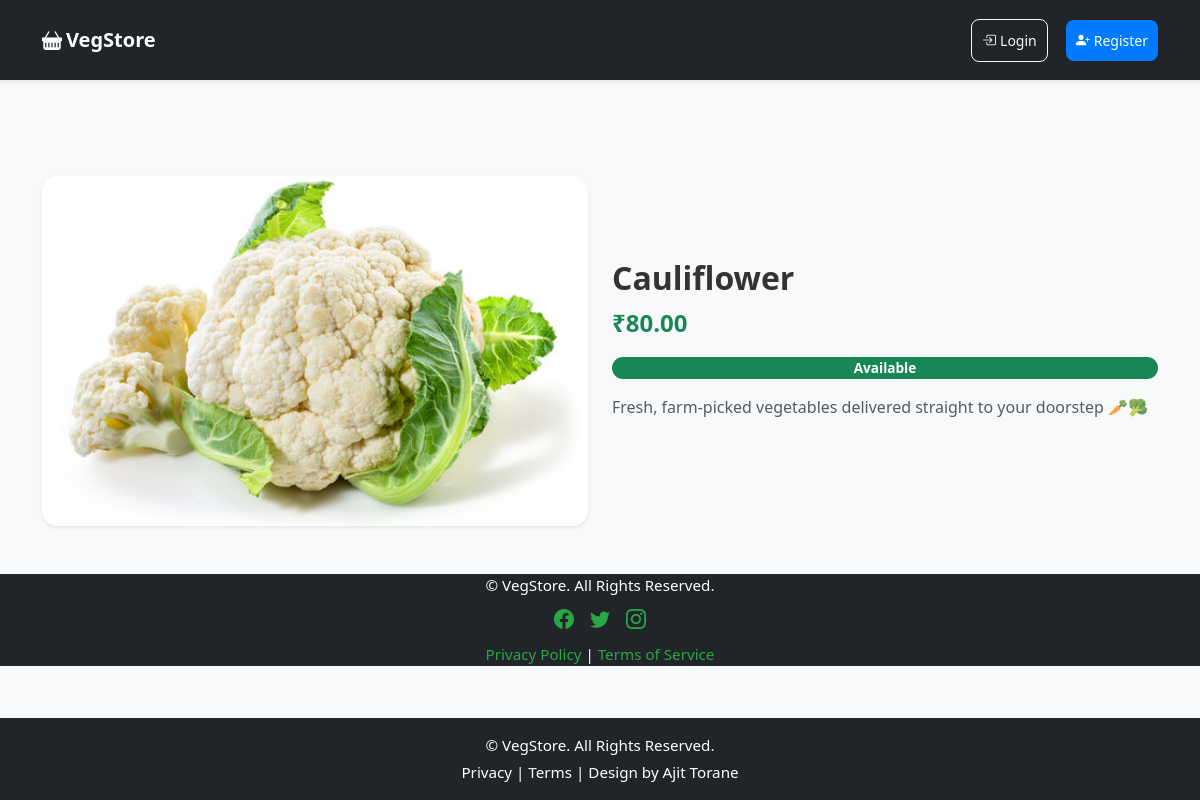
The app's page /product/7, older data.
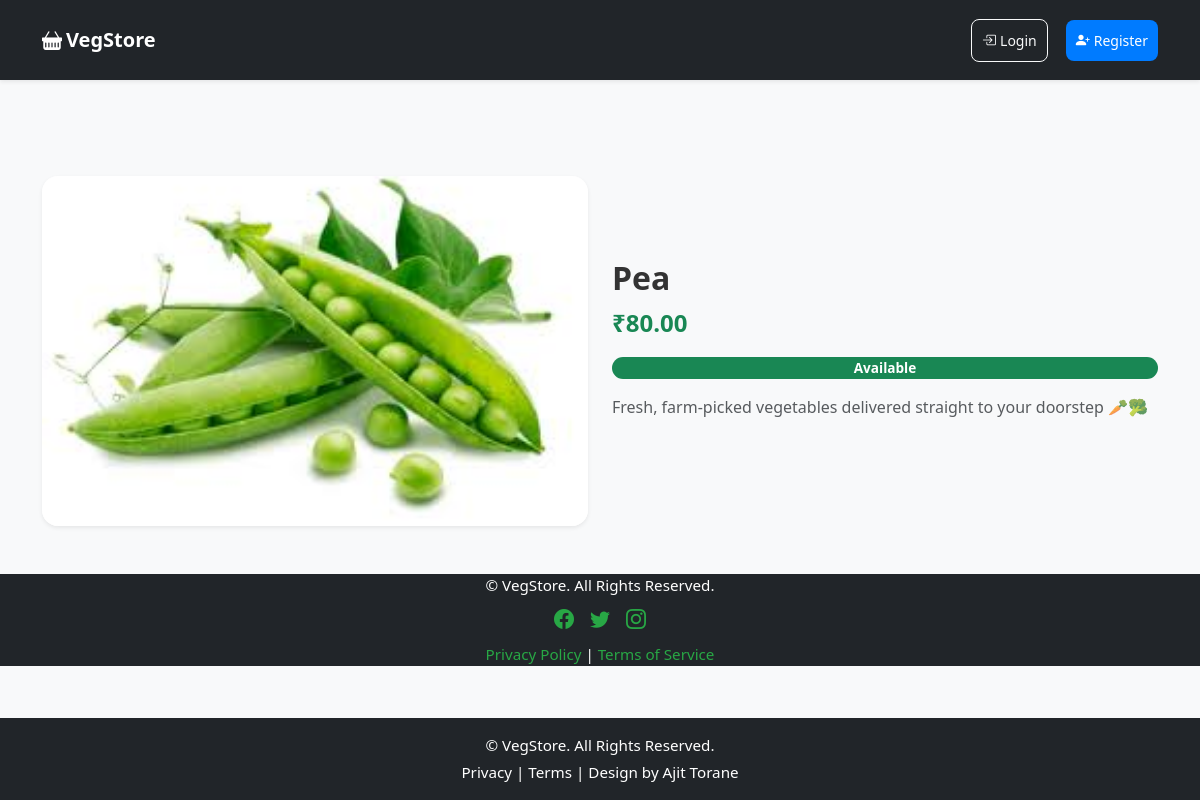
The same page, newer data.
### app.py (models this page shows)
class Product(db.Model):
    id = db.Column(db.Integer, primary_key=True)
    name = db.Column(db.String(150), nullable=False)
    price = db.Column(db.Float, nullable=False)
    image = db.Column(db.String(150), nullable=False)
    status = db.Column(db.String(20), default='available')

### app.py (the view)
@app.route('/product/<int:id>')
def product_detail(id):
    product = Product.query.get_or_404(id)
    return render_template('product.html', product=product)

### app.py (called while the page is built)
@app.context_processor
def inject_cart_count():
    if current_user.is_authenticated and not current_user.is_admin:
        count = Order.query.filter_by(
            user_id=current_user.id,
            payment_status="Pending"
        ).count()
    else:
        count = 0
    return dict(cart_count=count)

### templates/product.html (shortened to what this page needs)
{% extends 'base.html' %}
{% block content %}
<div class="row align-items-center g-4 mt-4">
  <div class="col-md-6">
    <div class="card shadow-sm border-0 rounded-4 overflow-hidden">
      <img src="{{ url_for('static', filename='images/' ~ product.image) }}"
           class="img-fluid"
           alt="{{ product.name }}"
           style="height:350px; object-fit:cover;">
    </div>
  </div>
  <div class="col-md-6 d-flex flex-column justify-content-center">
    <h2 class="fw-bold mb-2">{{ product.name }}</h2>
    <p class="fs-4 text-success fw-bold mb-3">
      ₹{{ "%.2f"|format(product.price) }}
    </p>
    {% if product.price > 0 %}
    <span class="badge bg-success text-white mb-3 px-3 py-1 rounded-pill">Available</span>
    {% else %}
    <span class="badge bg-warning text-dark mb-3 px-3 py-1 rounded-pill">Upcoming</span>
    {% endif %}
    <p class="text-muted mb-4">
      Fresh, farm-picked vegetables delivered straight to your doorstep 🥕🥦
    </p>
  </div>
</div>
<footer class="text-center mt-5">
  <div class="container">
    <p class="mb-2">&copy; {{ current_year }} VegStore. All Rights Reserved.</p>
    <div class="d-flex justify-content-center gap-3 mb-2">
      <a href="#"><i class="bi bi-facebook fs-5"></i></a>
      <a href="#"><i class="bi bi-twitter fs-5"></i></a>
      <a href="#"><i class="bi bi-instagram fs-5"></i></a>
    </div>
    <p class="mb-0">
      <a href="#">Privacy Policy</a> | <a href="#">Terms of Service</a>
    </p>
  </div>
</footer>
{% endblock %}

### templates/base.html (shortened to what this page needs)
<!doctype html>
<html lang="en">
<head>
  <link href="https://cdn.jsdelivr.net/npm/bootstrap@5.3.2/dist/css/bootstrap.min.css" rel="stylesheet">
  <link href="https://cdn.jsdelivr.net/npm/bootstrap-icons@1.11.1/font/bootstrap-icons.css" rel="stylesheet">
  <link rel="stylesheet" href="{{ url_for('static', filename='css/style.css') }}">
</head>
<body class="bg-light">
<nav class="navbar navbar-expand-lg navbar-dark bg-dark shadow-sm">
  <div class="container">
    <a class="navbar-brand fw-bold d-flex align-items-center gap-1"
       href="{{ url_for('index') }}">
      <i class="bi bi-basket-fill"></i> VegStore
    </a>
    <div class="collapse navbar-collapse justify-content-end" id="navbarNav">
      <ul class="navbar-nav align-items-lg-center gap-2">
        {% if current_user.is_authenticated and not current_user.is_admin %}
          <li class="nav-item">
            <a class="btn btn-outline-light btn-sm position-relative d-flex align-items-center gap-1"
               href="{{ url_for('cart') }}">
              <i class="bi bi-cart-fill"></i> Cart
              <span class="position-absolute top-0 start-100 translate-middle badge rounded-pill bg-danger">
                {{ cart_count or 0 }}
              </span>
            </a>
          </li>
          <li class="nav-item">
            <a class="btn btn-outline-info btn-sm d-flex align-items-center gap-1"
               href="{{ url_for('my_orders') }}">
              <i class="bi bi-truck"></i> My Orders
            </a>
          </li>
          <li class="nav-item">
            <button class="btn btn-outline-success btn-sm d-flex align-items-center gap-1"
                    data-bs-toggle="modal"
                    data-bs-target="#vegPricesModal">
              <i class="bi bi-list-ul"></i> Vegetable Prices
            </button>
          </li>
          <li class="nav-item">
            <a class="btn btn-danger btn-sm d-flex align-items-center gap-1"
               href="{{ url_for('logout') }}">
              <i class="bi bi-box-arrow-right"></i> Logout
            </a>
          </li>
        {% elif not current_user.is_authenticated %}
          <li class="nav-item">
            <a class="btn btn-outline-light btn-sm d-flex align-items-center gap-1"
               href="{{ url_for('login') }}">
              <i class="bi bi-box-arrow-in-right"></i> Login
            </a>
          </li>
          <li class="nav-item">
            <a class="btn btn-success btn-sm d-flex align-items-center gap-1"
               href="{{ url_for('register') }}">
              <i class="bi bi-person-plus-fill"></i> Register
            </a>
          </li>
        {% endif %}
      </ul>
    </div>
  </div>
</nav>
<main class="container my-5">
  {% block content %}{% endblock %}
</main>
<div class="toast-container position-fixed bottom-0 end-0 p-3">
</div>
<footer class="bg-dark text-white text-center py-3 mt-auto">
  <div class="container">
    <p class="mb-1">&copy; {{ current_year }} VegStore. All Rights Reserved.</p>
    <p class="mb-0">
      <a href="#" class="text-white text-decoration-none">Privacy</a> |
      <a href="#" class="text-white text-decoration-none">Terms</a> |
      <a href="https://ajittportfolio.netlify.app/" target="_blank"
         class="text-white text-decoration-none">
        Design by Ajit Torane
      </a>
    </p>
  </div>
</footer>
</body>
</html>

### static/css/style.css (style rules this page uses)
* { box-sizing: border-box; }
body { font-family: 'Segoe UI', Tahoma, Geneva, Verdana, sans-serif; background-color: #f8f9fa; color: #333; margin: 0; padding: 0; min-height: 100vh; display: flex; flex-direction: column; }
.navbar { width: 100%; margin: 0; padding: 0; box-shadow: 0 3px 10px #125ab11f; height: 80px; }
html, body { overflow-x: hidden; }
.navbar a.btn { margin-left: 10px; padding: 10px; }
.card { border-radius: 14px; overflow: hidden; background: #fff; box-shadow: 0 3px 8px rgba(0, 0, 0, 0.1); transition: transform 0.3s ease, box-shadow 0.3s ease; }
.card img { height: 180px; width: 100%; object-fit: cover; transition: transform 0.4s ease; }
.btn { border-radius: 8px; font-weight: 500; }
.btn-success { background-color: #007bff; border: none; transition: all 0.3s ease; }
.badge { font-size: 0.85rem; padding: 6px 10px; font-weight: 600; border-radius: 6px; }
footer { margin-top: auto; background-color: #212529; color: #ffffff; min-height: 70px; display: flex; align-items: center; justify-content: center; font-size: 0.95rem; width: 100vw; margin-left: calc(-50vw + 50%); }
footer .container { padding: 0; }
footer a { color: #28a745; text-decoration: none; transition: color 0.3s ease; }

### templates/base.html (style rules this page uses)
body { min-height: 100vh; display: flex; flex-direction: column; }
main { flex: 1; }
.navbar .btn { margin-left: 10px; padding: 10px; }
.toast-container { z-index: 1055; }

Row changes from the older to the newer data that the page shows:
changed Product: image: a different picture; name "Cauliflower" → "Pea"
